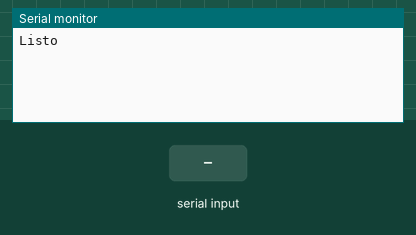
Bench run of a sketch on a simulated Arduino Uno, built with avr-gcc and run on an emulated ATmega328P. On the bench: the last lines printed to the serial monitor. The test bench sets the inputs (shaded band).

Above: at 1.2 s.
1.3 s: "1" received over the second serial link
At 2.4 s:
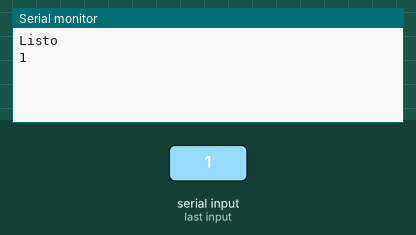
2.8 s: "0" received over the second serial link
At 3.5 s:
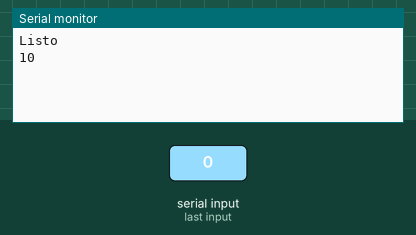

The sketch:

conexionB.ino
```cpp
#include <SoftwareSerial.h>   // Incluimos la librería  SoftwareSerial
SoftwareSerial miBT(10,11);    // Definimos los pines RX y TX del Arduino conectados al Bluetooth

void setup()
{
  Serial.begin(9600);   // Inicializamos  el puerto serie
  Serial.println("Listo");
  miBT.begin(38400);       // Inicializamos el puerto serie BT (Para Modo AT 2)velocidad= 38400
}

void loop()
{
  if(miBT.available())    // Si llega un dato por el puerto BT se envía al monitor serial
  {
    Serial.write(miBT.read());
  }

  if(Serial.available())  // Si llega un dato por el monitor serial se envía al puerto BT
  {
     miBT.write(Serial.read());
  }

  // CUANDO NOS REFERIMOS A SERIAL ES LA COMUNICACION ENTRE ARDUINO Y MI COMPUTADORA
  // CUANDO NOS REFERIMOS A BT ES LA COMUNICACION ENTRE ARDUINO Y MI MODULO HC05
}

// PARA ACCEDER A MODO CONFIGURACIÓN DEL MODULO, LO DESCONECTAS DE VCC
// PRESIONAS EL BOTON
// MIENTRAS LO TIENES PRESIONADO, CONECTAS VCC Y YA
```

Measured:
- after the input at 1.3 s, the serial monitor: prints a new line at once (image 1)
- after the input at 2.8 s, the serial monitor: prints a new line at once (image 2)
